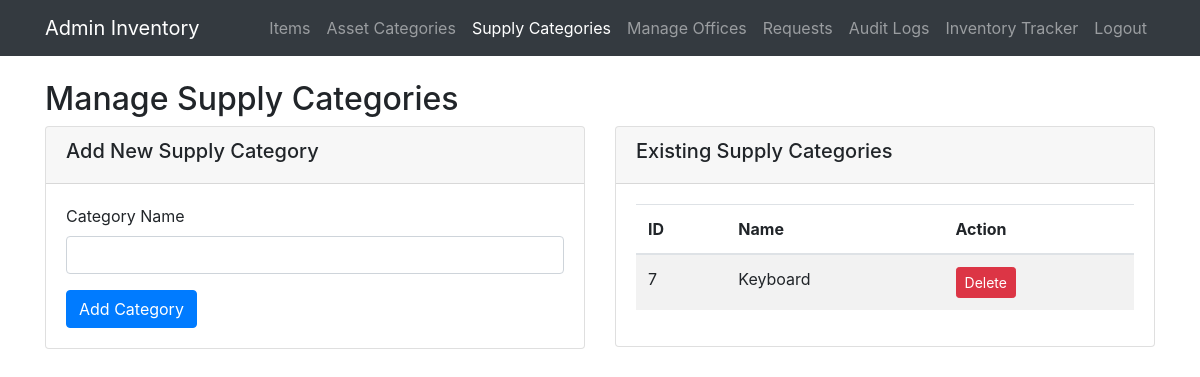
Page /admin/manage_supplies_category.php (signed in) on the earlier database version.
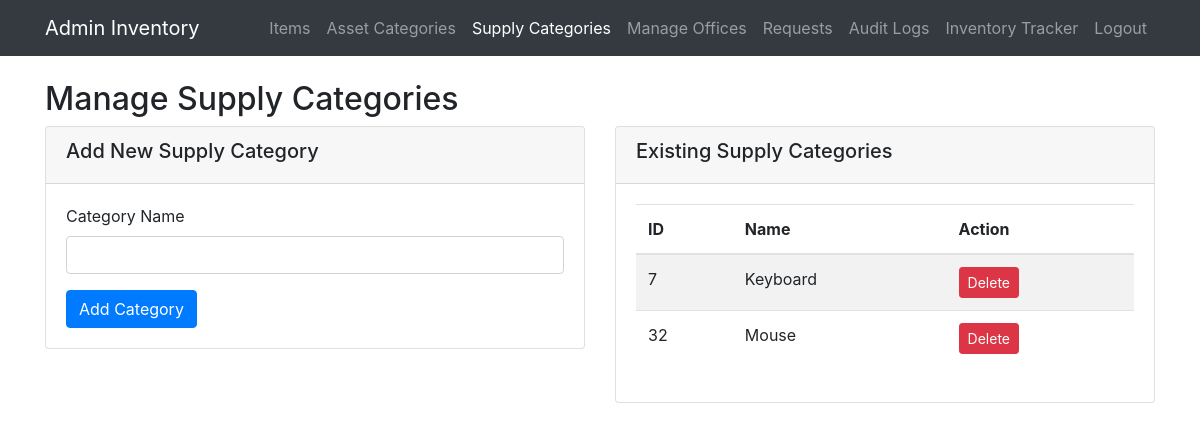
Same page on the later database version.
### tables this page shows
CREATE TABLE `categories` (
  `id` int(11) NOT NULL,
  `name` varchar(100) NOT NULL,
  `created_at` datetime DEFAULT current_timestamp(),
  `category_type` enum('supply','asset') NOT NULL
);

### admin/manage_supplies_category.php (the view, shortened to what this page needs)
<?php
require '../config/db.php';
$categories = $db->query("SELECT * FROM categories WHERE category_type = 'supply'")->fetch_all(MYSQLI_ASSOC);
?>
<!DOCTYPE html>
<html lang="en">
<head>
    <link rel="stylesheet" href="https://cdn.jsdelivr.net/npm/bootstrap@4.6.2/dist/css/bootstrap.min.css">
</head>
<body>
<nav class="navbar navbar-expand-lg navbar-dark bg-dark fixed-top">
    <div class="container">
        <a class="navbar-brand" href="dashboard.php">Admin Inventory</a>
        <ul class="navbar-nav ml-auto">
            <li class="nav-item"><a href="items.php" class="nav-link">Items</a></li>
            <li class="nav-item"><a href="manage_assets_category.php" class="nav-link">Asset Categories</a></li>
            <li class="nav-item"><a href="manage_supplies_category.php" class="nav-link active">Supply Categories</a></li>
            <li class="nav-item"><a href="offices.php" class="nav-link">Manage Offices</a></li>
            <li class="nav-item"><a href="requests.php" class="nav-link">Requests</a></li>
            <li class="nav-item"><a href="audit_logs.php" class="nav-link">Audit Logs</a></li>
            <li class="nav-item"><a href="tracker.php" class="nav-link">Inventory Tracker</a></li>
            <li class="nav-item"><a href="/inventory_system/logout.php" class="nav-link">Logout</a></li>
        </ul>
    </div>
</nav>
<div class="container" style="margin-top: 80px;">
    <h2>Manage Supply Categories</h2>
    <div class="row">
        <div class="col-md-6">
            <div class="card">
                <div class="card-header">
                    <h5>Add New Supply Category</h5>
                </div>
                <div class="card-body">
                    <form method="POST">
                        <div class="form-group">
                            <label for="name">Category Name</label>
                            <input type="text" class="form-control" id="name" name="name" required>
                        </div>
                        <button type="submit" name="add_category" class="btn btn-primary">Add Category</button>
                    </form>
                </div>
            </div>
        </div>
        <div class="col-md-6">
            <div class="card">
                <div class="card-header">
                    <h5>Existing Supply Categories</h5>
                </div>
                <div class="card-body">
                    <?php if (count($categories) > 0): ?>
                    <div class="table-responsive">
                        <table class="table table-striped">
                            <thead>
                                <tr>
                                    <th>ID</th>
                                    <th>Name</th>
                                    <th>Action</th>
                                </tr>
                            </thead>
                            <tbody>
                                <?php foreach ($categories as $category): ?>
                                <tr>
                                    <td><?php echo $category['id']; ?></td>
                                    <td><?php echo htmlspecialchars($category['name']); ?></td>
                                    <td>
                                        <form method="POST" style="display:inline;">
                                            <button type="submit" name="delete_category" class="btn btn-danger btn-sm"
                                                    onclick="return confirm('Are you sure you want to delete this category?');">
                                                Delete
                                            </button>
                                        </form>
                                    </td>
                                </tr>
                                <?php endforeach; ?>
                            </tbody>
                        </table>
                    </div>
                    <?php else: ?>
                    <p class="text-muted">No supply categories found.</p>
                    <?php endif; ?>
                </div>
            </div>
        </div>
    </div>
</div>
</body>
</html>

Differences in the rows shown:
added categories: id "32", name "Mouse"
